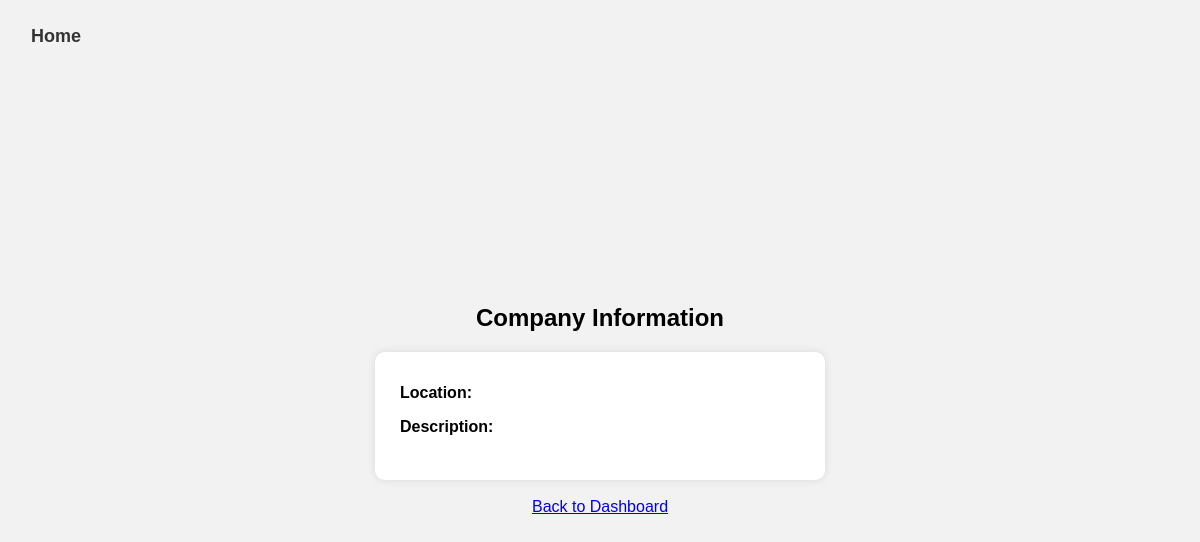
Before: /company_info/1931e5b3-997d-401a-a875-8f5f52bdb146 with the older database file.
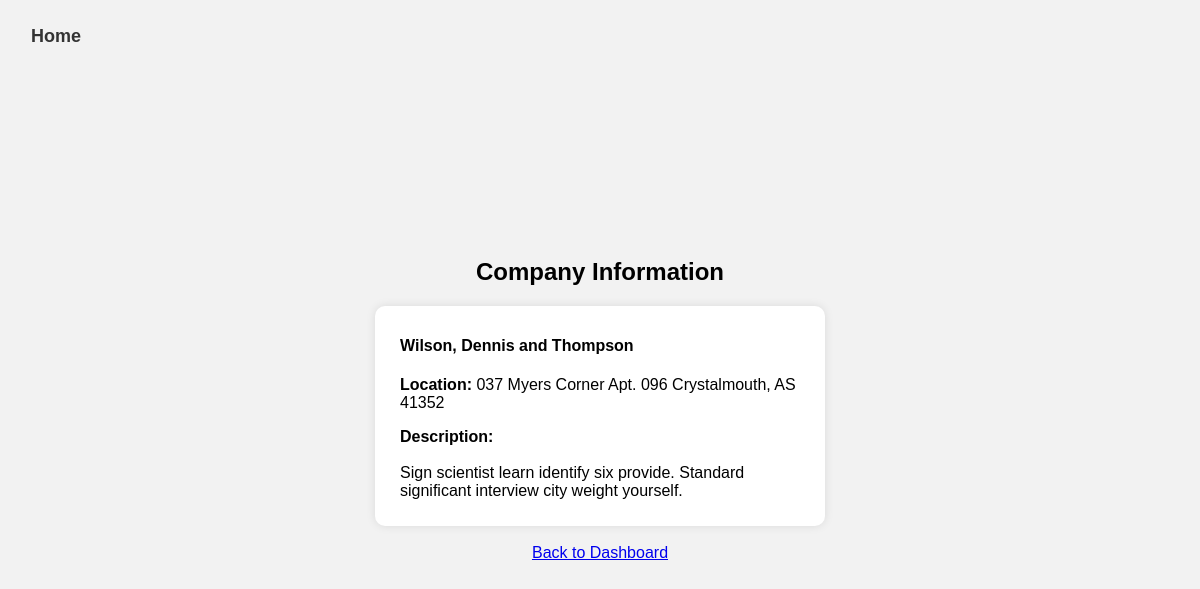
After: the same page with the newer database file.
### util/models.py (models this page shows)
class Company(db.Model):
    Company_ID = db.Column(db.String(255), primary_key=True)
    Company_Name = db.Column(db.String(255), nullable=False)
    Company_Location = db.Column(db.String(255))
    Company_Description = db.Column(db.Text)

### util/route.py (the view)
@main_routes.route('/company_info/<company_id>')
def company_info(company_id):
    company = Company.query.get(company_id)
    return render_template('company_info.html', company=company)

### templates/company_info.html
<!DOCTYPE html>
<html lang="en">
<head>
    <link rel="stylesheet" type="text/css" href="{{ url_for('static', filename='personal_info.css') }}">
</head>
<body>
    <button id="home-link" onclick="window.location.href='/'">Home</button>
    <div class="container">
    <h2>Company Information</h2>
        <div style=
            "
            text-align: left;
            width: 400px;
            background-color: #ffffff;
            padding: 20px;
            padding-top: 10px;
            padding-left: 25px;
            padding-right: 25px;
            padding-bottom: 10px;
            border-radius: 10px;
            box-shadow: 0 0 10px rgba(0, 0, 0, 0.1);"
        >
            <h4>{{ company.Company_Name }}</h4>
            <p><b>Location: </b>{{ company.Company_Location }}</p>
            <p><b>Description: </b>
                <br><br>{{ company.Company_Description }}</p>
        </div>
        <br>
        <a href="{{ url_for('main_routes.jobs') }}">Back to Dashboard</a>
    </div>
</body>
</html>

Changed rows visible on the page:
added Company: Company_Name "Wilson, Dennis and Thompson", Company_Location "037 Myers Corner Apt. 096 Crystalmouth, AS 41352", Company_Description "Sign scientist learn identify six provide. Standard significant interview city weight yourself."
